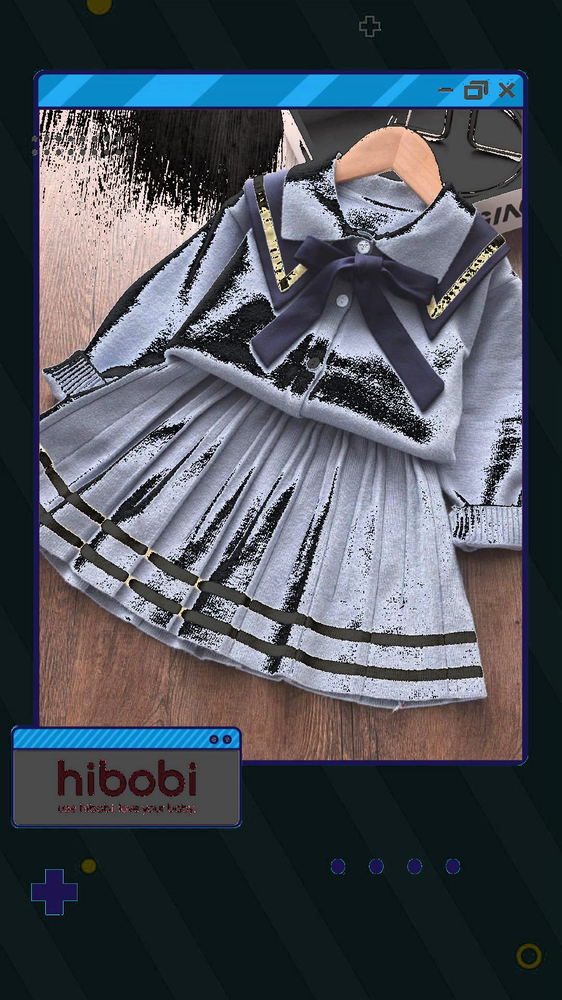
#> input picture output/97.png, 562 x 1000 px, shrunk from 1080 x 1920 before the run, given in place of 97.jpeg, which was not available
$ jupyter execute 97.ipynb   (text cells are left out)
#> lines starting #> are read from the running program, lines starting #| are printed output that depends on the picture
[cell 1]
import cv2
import numpy as np
import matplotlib.pyplot as plt

# Load the image from the specified path
image_path = './data/97.jpeg'
image = cv2.imread(image_path)  # (0) image=<loaded_image>
#> image is the input picture: shape (1000, 562, 3); mean B, G, R 88.5, 80.5, 75.1

# Convert the image from BGR to HSV color space
hsv_image = cv2.cvtColor(image, cv2.COLOR_BGR2HSV)  # (1) hsv_image=<converted_image>
#> hsv_image: shape (1000, 562, 3); mean H, S, V 83.5, 86.9, 94.5

[cell 2]
# Increase the saturation channel by a factor, ensuring it stays within the valid range [0, 255]
# We'll use a factor of 1.5 for demonstration, but this can be adjusted as needed
saturation_scale = 1.5
hsv_image[:, :, 1] = np.clip(hsv_image[:, :, 1] * saturation_scale, 0, 255)  # (2) hsv_image[:, :, 1]=<scaled_saturation>
#> hsv_image: shape (1000, 562, 3); mean H, S, V 83.5, 125.4, 94.5

[cell 3]
# Convert the image back to BGR color space for display
image_rgb = cv2.cvtColor(hsv_image, cv2.COLOR_HSV2BGR)  # (3) image_rgb=<converted_image>
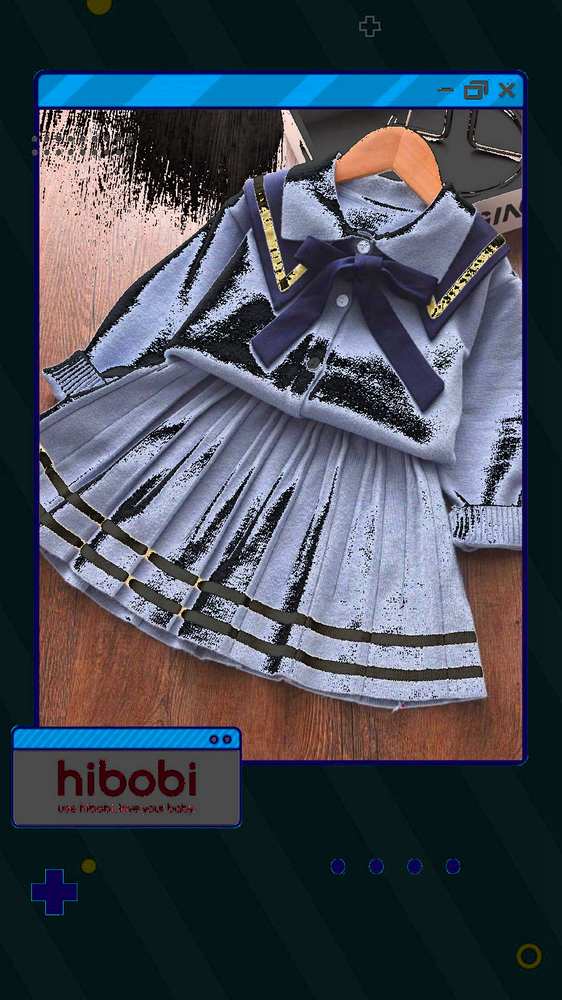
#> image_rgb: shape (1000, 562, 3); mean B, G, R 85.5, 74.4, 68.1

[cell 4]
# Save the image using matplotlib to ensure it is saved in the RGB format
output_path = './data/97_increased_saturation.jpeg'
plt.imshow(cv2.cvtColor(image_rgb, cv2.COLOR_BGR2RGB))  # Convert BGR to RGB for correct color representation in matplotlib
plt.axis('off')  # Hide the axis
plt.savefig(output_path, bbox_inches='tight', pad_inches=0)  # Save the image


$ run again, with output/107.png copied over output/97.png
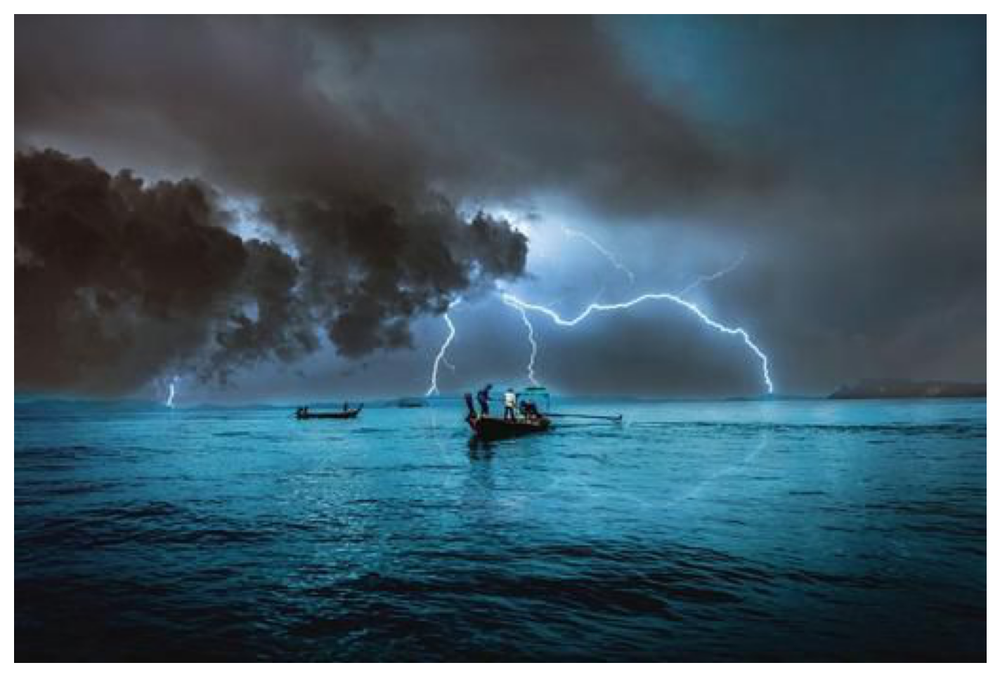
#> input picture output/107.png, 1000 x 677 px, shrunk from 1423 x 964 before the run, given in place of 97.jpeg, which was not available
#> image is the input picture: shape (677, 1000, 3); mean B, G, R 103.8, 90.9, 67.1
#> `image_rgb = cv2.cvtColor(hsv_image, cv2.COLOR_HSV2BGR)`:
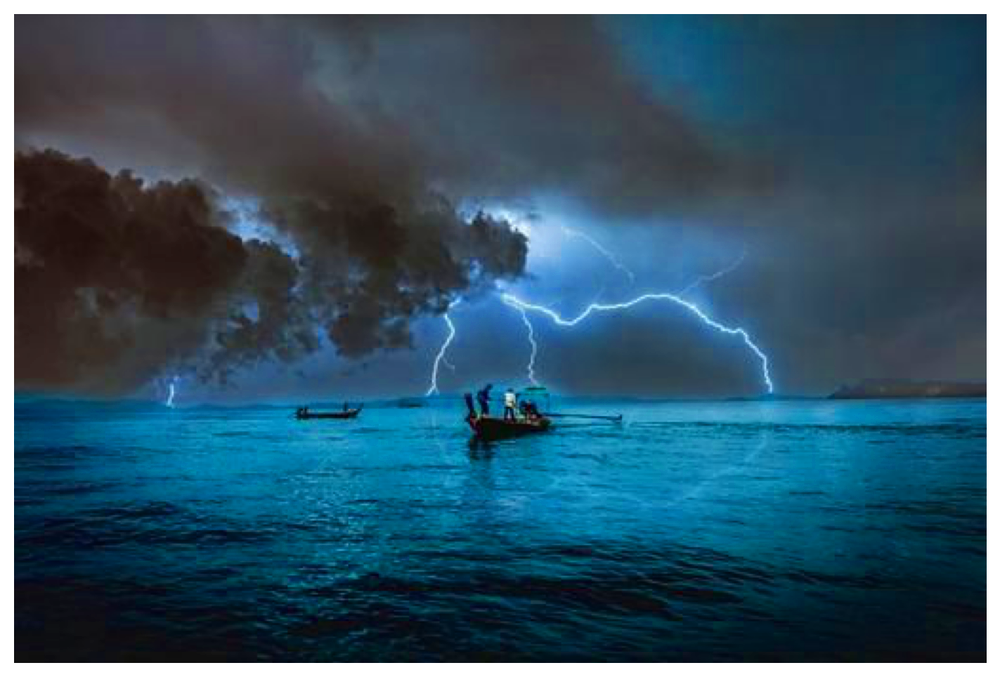
#> image_rgb: shape (677, 1000, 3); mean B, G, R 103.3, 84.3, 50.2
